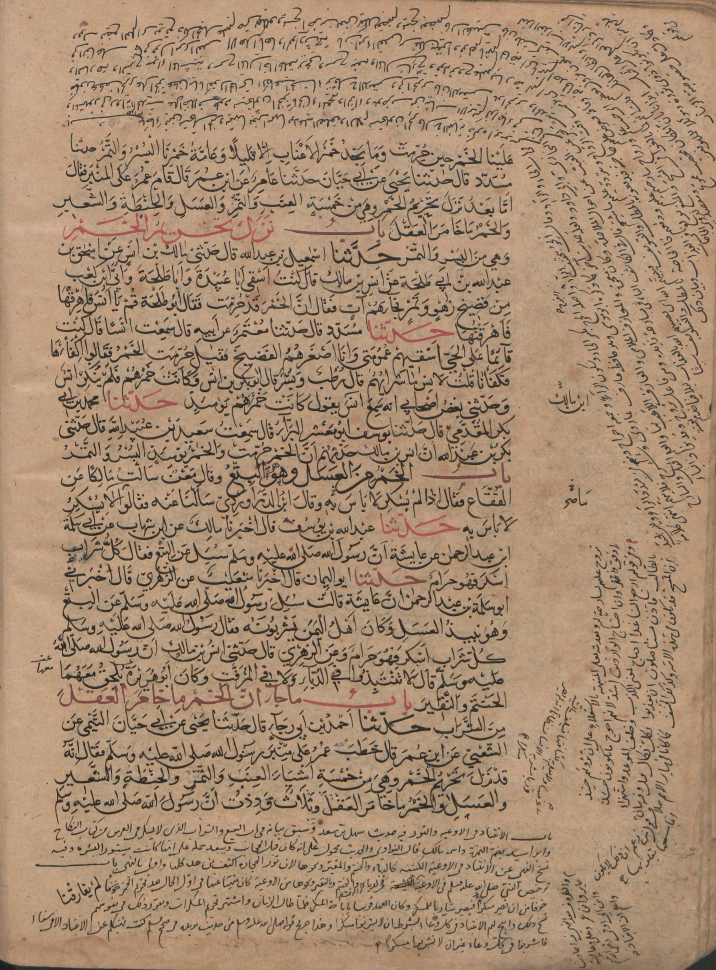
#> input picture datos-docente/test/test_1.jpg, 2864 x 3880 px (shown at 1/4 size)
$ python -i segmentation_service.py   (imports and definitions only)
#> lines starting #> are read from the running program, lines starting #| are printed output that depends on the picture; after the words box and inside, x2 and y2 are one past the last pixel; in counts of white or black regions, pixels touching at a corner belong together
"""
Servicio de segmentación asistida de palabras en documentos manuscritos.

Usa OpenCV para detectar automáticamente bounding boxes de palabras.
Estrategias disponibles:
  - 'contour'    : detección de contornos (buena para escritura aislada)
  - 'projection' : proyección horizontal/vertical (buena para líneas regulares)
  - 'mser'       : MSER (Maximally Stable Extremal Regions) para texto denso
"""

import cv2
import numpy as np
from typing import List, Tuple
import logging

logger = logging.getLogger(__name__)


def _load_image(image_path: str) -> np.ndarray:
    img = cv2.imread(image_path)
    if img is None:
        raise FileNotFoundError(f"No se puede cargar la imagen: {image_path}")
    return img


def _preprocess(img: np.ndarray) -> np.ndarray:
    """Convierte a escala de grises, aplica desenfoque y umbral adaptativo."""
    gray = cv2.cvtColor(img, cv2.COLOR_BGR2GRAY)
    # Desenfoque para reducir ruido
    blurred = cv2.GaussianBlur(gray, (5, 5), 0)
    # Umbral adaptativo — mejor para variaciones de iluminación en manuscritos
    thresh = cv2.adaptiveThreshold(
        blurred, 255,
        cv2.ADAPTIVE_THRESH_GAUSSIAN_C,
        cv2.THRESH_BINARY_INV,
        blockSize=15,
        C=10
    )
    return thresh


def _filter_bbox(x: int, y: int, w: int, h: int,
                 img_w: int, img_h: int,
                 min_area: int = 100,
                 min_aspect: float = 0.05,
                 max_aspect: float = 20.0) -> bool:
    """Filtra bounding boxes demasiado pequeños, grandes o con proporción inválida."""
    area = w * h
    if area < min_area:
        return False
    aspect = w / h if h > 0 else 0
    if aspect < min_aspect or aspect > max_aspect:
        return False
    # Descartar si es casi toda la imagen (ruido de fondo)
    if w > img_w * 0.9 or h > img_h * 0.9:
        return False
    return True


# [37 lines left out: function _merge_nearby_boxes, not called in this run]


def segment_by_contour(image_path: str,
                       merge_gap_x: int = 15,
                       merge_gap_y: int = 8) -> List[dict]:
    """
    Detecta palabras usando detección de contornos + fusión de boxes cercanos.

    Returns:
        Lista de dicts con: x, y, width, height, confidence, order_index
    """
#> called with image_path = '../../../datos-docente/test/test_1.jpg', merge_gap_x = 15, merge_gap_y = 8
    img = _load_image(image_path)
#> in _load_image, img is the input picture: shape (3880, 2864, 3); mean B, G, R 114.5, 139.9, 167.1
    img_h, img_w = img.shape[:2]
#> img_h = 3880; img_w = 2864
    thresh = _preprocess(img)
#> in _preprocess, `gray = cv2.cvtColor(img, cv2.COLOR_BGR2GRAY)`:
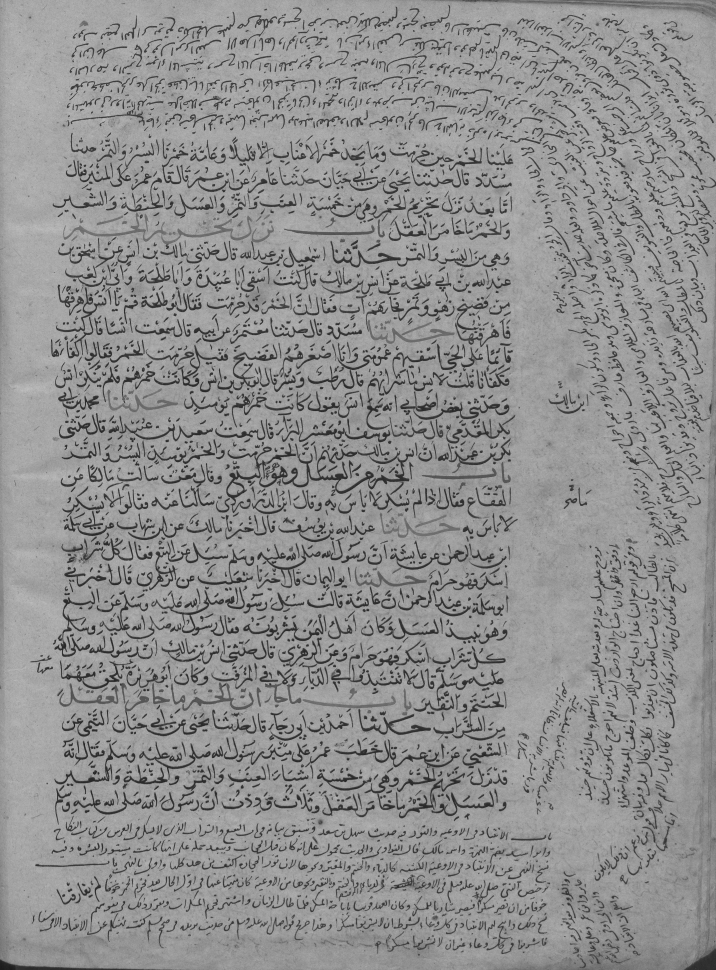
#> gray: shape (3880, 2864) (shown at 1/4 size); min 3, max 252, mean 145.1
#> in _preprocess, `thresh = cv2.adaptiveThreshold( blurred, 255, cv2.ADAPTIVE_THRESH_GAUS..`:
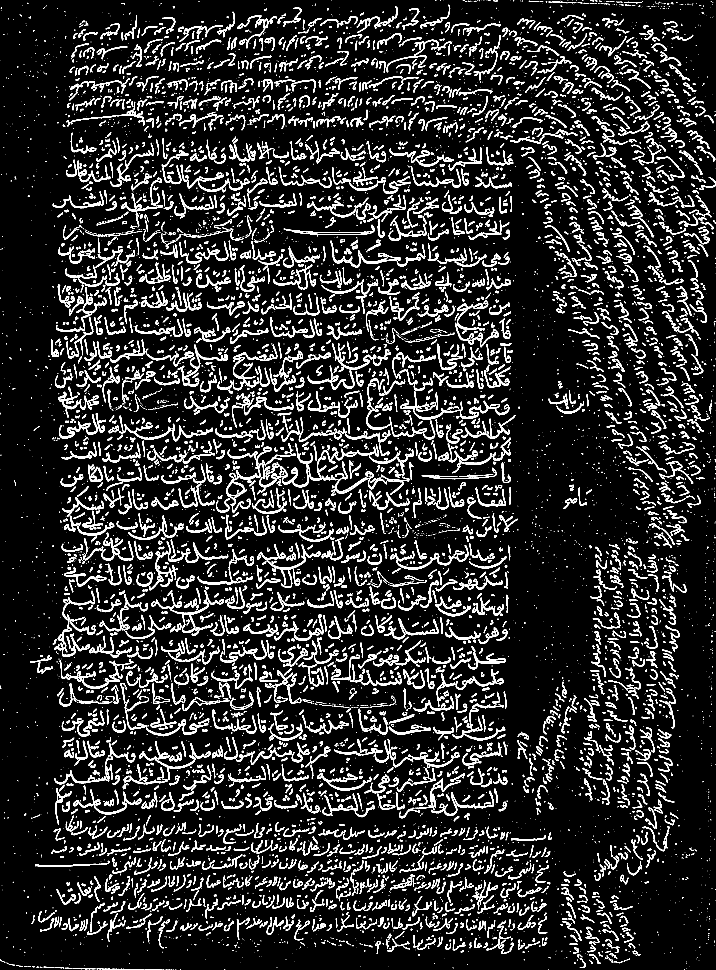
#> thresh: shape (3880, 2864) (shown at 1/4 size); 11.1% white; 9031 white regions (4500 under 20 px), largest, box (x1, y1, x2, y2) and area: (1037, 1774, 1354, 1950) 4790, (499, 2785, 833, 2945) 4244, (218, 2363, 380, 2627) 4205

    # Apertura morfológica: elimina motas de tinta/ruido de papel antes de fusionar
    # letras, para que no se cuenten como palabras (ver calibración con GT real).
    denoise_kernel = cv2.getStructuringElement(cv2.MORPH_ELLIPSE, (3, 3))
    opened = cv2.morphologyEx(thresh, cv2.MORPH_OPEN, denoise_kernel)
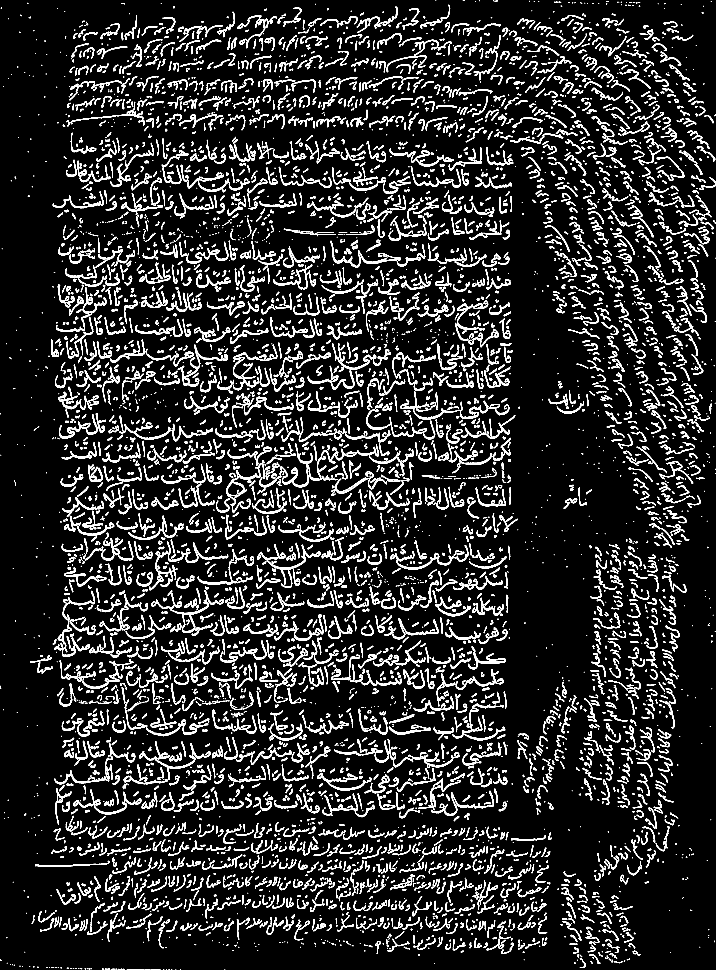
#> opened: shape (3880, 2864) (shown at 1/4 size); 10.8% white; 6263 white regions (1485 under 20 px), largest, box (x1, y1, x2, y2) and area: (606, 2360, 896, 2532) 3680, (557, 2965, 842, 3120) 3642, (597, 2166, 761, 2361) 3522

    # Operación morfológica para conectar letras de la misma palabra
    kernel = cv2.getStructuringElement(cv2.MORPH_RECT, (merge_gap_x, 3))
    dilated = cv2.dilate(opened, kernel, iterations=1)
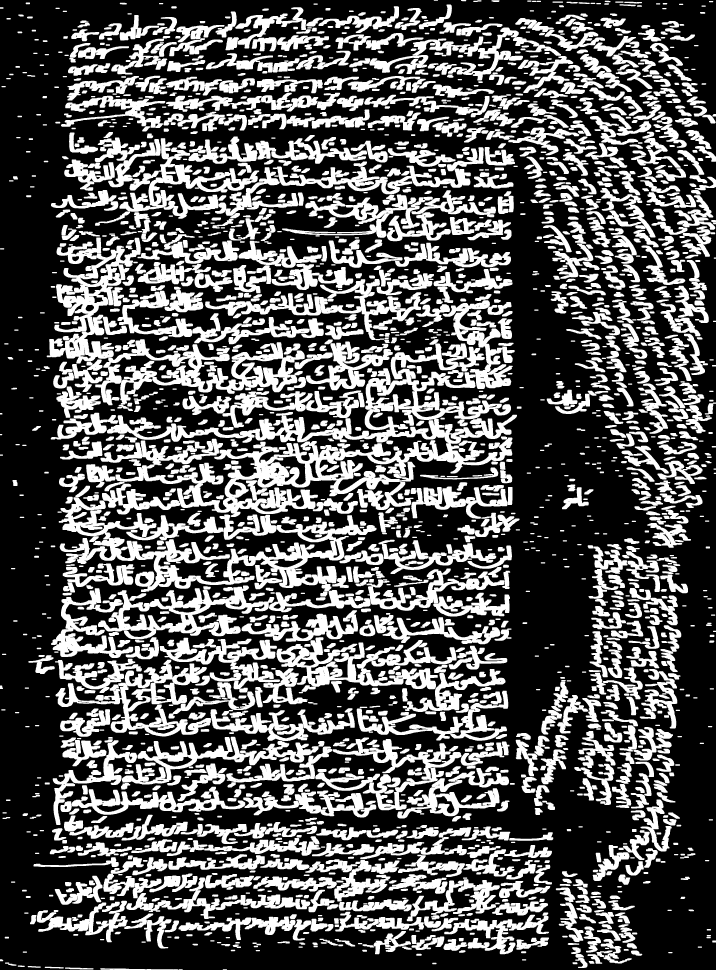
#> dilated: shape (3880, 2864) (shown at 1/4 size); 34.3% white; 2289 white regions

    contours, _ = cv2.findContours(dilated, cv2.RETR_EXTERNAL, cv2.CHAIN_APPROX_SIMPLE)
#> contours = 2276 contours; largest, box (x1, y1, x2, y2) and area: (402, 1201, 2068, 2068) 362164, (235, 1989, 1506, 2449) 132364, (381, 1357, 1219, 1621) 95222, (187, 950, 563, 1454) 74878, (392, 2342, 1097, 2557) 62436

    raw_boxes = []
    for cnt in contours:
        x, y, w, h = cv2.boundingRect(cnt)
        # min_area calibrado contra GT real (mediana ~36873px², p5 ~13143px²)
        # a 400 DPI — 100 (default) dejaba pasar manchas y motas de tinta.
        if _filter_bbox(x, y, w, h, img_w, img_h, min_area=5000):
            raw_boxes.append((x, y, w, h))
#> this loop made 2276 passes
#> (x, y, w, h, area in _filter_bbox) on passes 1 to 3: (891, 3877, 17, 3, 51), (714, 3877, 17, 3, 51), (401, 3873, 311, 7, 2177)
#> after the loop, raw_boxes = 311 items, first 6: (2403, 3756, 124, 98), (2065, 3750, 131, 49), (1645, 3740, 132, 60), (1450, 3724, 194, 93), (2335, 3706, 69, 104), (1171, 3678, 74, 84)

    # Ordenar de arriba a abajo, izquierda a derecha
    raw_boxes = sorted(raw_boxes, key=lambda b: (b[1] // 40, b[0]))
#> raw_boxes = 311 items, first 6: (941, 29, 284, 165), (1274, 25, 322, 107), (1579, 32, 108, 88), (1675, 18, 133, 99), (479, 60, 157, 102), (862, 46, 85, 104)

    results = []
    for idx, (x, y, w, h) in enumerate(raw_boxes):
        results.append({
            "x": int(x),
            "y": int(y),
            "width": int(w),
            "height": int(h),
            "confidence": 0.75,
            "order_index": idx,
        })
#> this loop made 311 passes
#> after the loop, results = 311 items

    logger.info(f"Segmentación por contorno: {len(results)} palabras detectadas en {image_path}")
    return results


# [152 lines left out: functions _segment_1d, segment_by_projection, segment_by_mser, run_segmentation, not called in this run]

>>> result = segment_by_contour('../../../datos-docente/test/test_1.jpg')
#> result = 311 items
